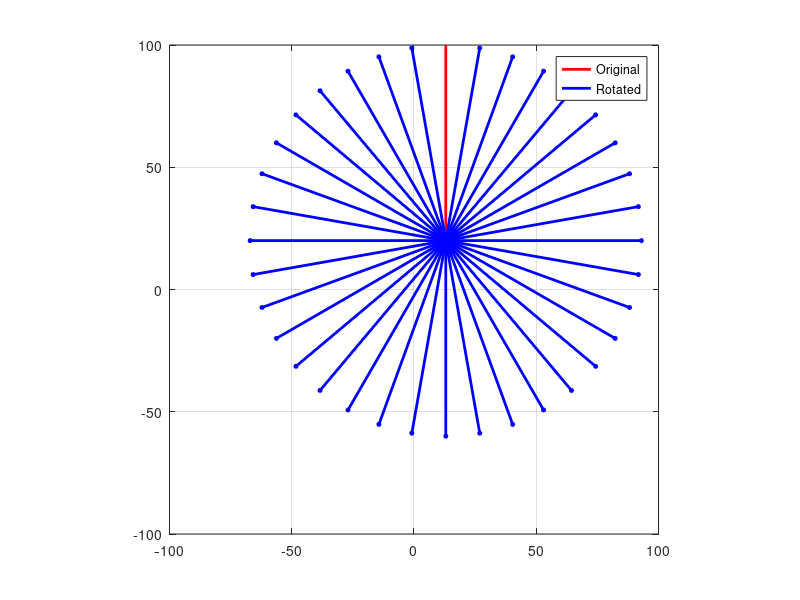
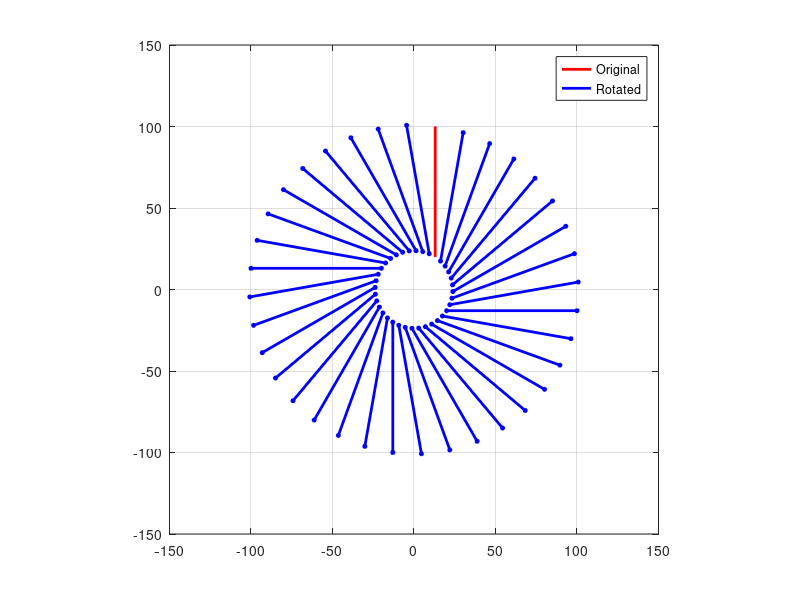
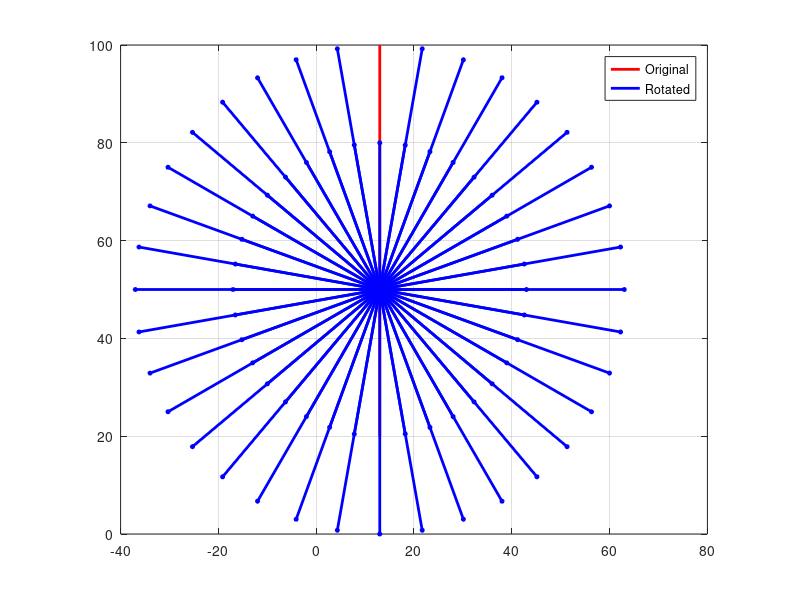

Source code (MATLAB) for these figures, in order:
% Definition of the L1 parameter
L1=13;
% Definition of the points A and B
A=[L1,20];
B=[L1,100];
x=[A(1) B(1)];
y=[A(2) B(2)];
% Definition of the offset
x_offset=[x(1) 0 x(1)];
y_offset=[y(1) 0 50];
for k=1:3
   figure
   % Plot of the original line
   plot(x,y,'r','linewidth',2)
   grid on
   hold on
   for a=10:10:350
      % Definitin of the rotation angle
      % a=45;
      t=a*pi/180;
      % Definition of the rotation matrix
      mx=[ ...
         cos(t) -sin(t)
         sin(t) cos(t)
         ];
      % Traslation and rotation of the points A and B
      x1_y1=mx*[x - x_offset(k);y - y_offset(k)];
      x1=x1_y1(1,:);
      y1=x1_y1(2,:);
      % Plot of the rotated line
      ph=plot(x1+x_offset(k),y1+y_offset(k),'b','linewidth',2);
      daspect([1 1 1])
      % xlim([-100 30])
      % ylim([-80 120])
      plot(x1+x_offset(k),y1+y_offset(k),'o','markeredgecolor','b', ...
         'markersize',3,'markerfacecolor','b')
      pause(.05)
      % delete(ph)
   end
   legend('Original','Rotated')
end